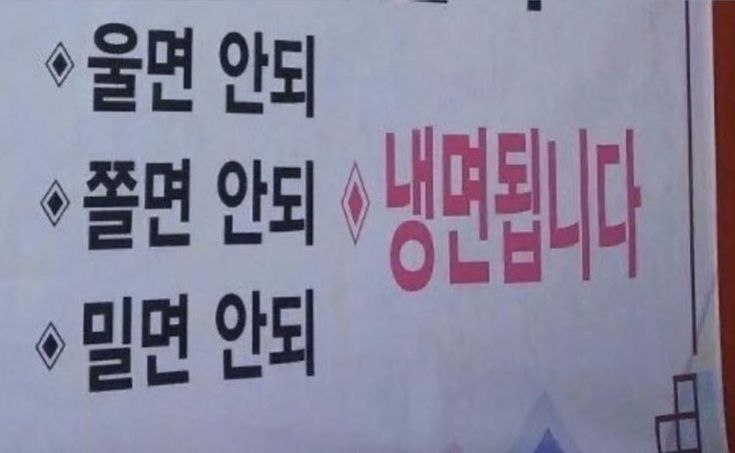
#> input picture meme.jpg, 735 x 453 px
$ python ocr_demo_cd.py
#> lines starting #> are read from the running program, lines starting #| are printed output that depends on the picture
import pytesseract
import cv2

# Tesseract 실행 파일 경로
tesseract_path = r"C:\Program Files\Tesseract-OCR\tesseract.exe"
pytesseract.pytesseract.tesseract_cmd = tesseract_path

# 이미지 경로
path_img1 = "./meme.jpg"
path_img2 = "./resume.png"
path_img3 = "./test.png"

# 테스트할 이미지들을 리스트로 관리 (OpenCV로 불러옴)
images = [
    ("Image 1", cv2.imread(path_img1)),
    ("Image 2", cv2.imread(path_img2)),
    ("Image 3", cv2.imread(path_img3)),
]
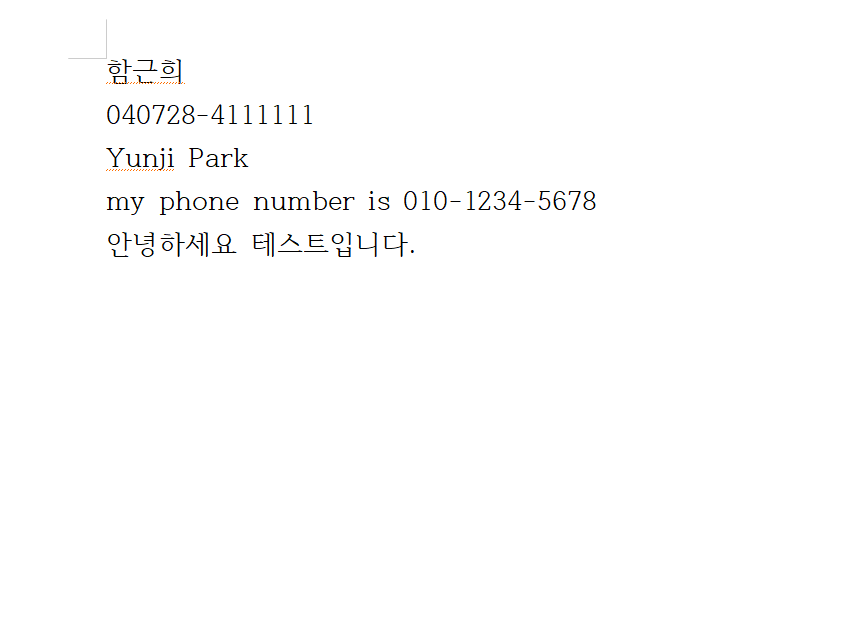
#> input picture resume.png, 844 x 642 px
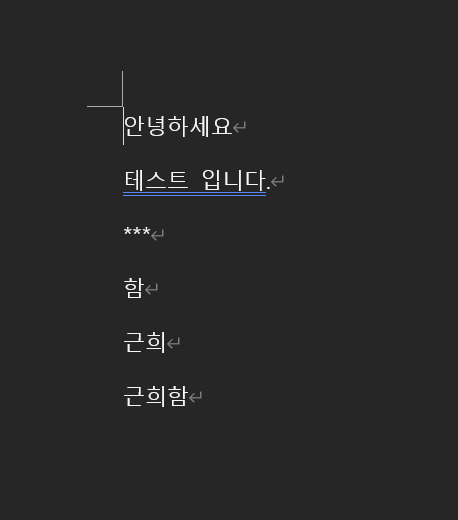
#> input picture test.png, 458 x 520 px

# OCR 옵션
psm_options = [6]
oem_options = [3]

# 전처리 함수
def preprocess_var(gray):
    variants = {}

    # 1. Gray (순수 그레이스케일)
    variants["Gray"] = gray

    # 2. Otsu 이진화
    _, otsu = cv2.threshold(gray, 0, 255, cv2.THRESH_BINARY + cv2.THRESH_OTSU) # 첫 번째 값은 무시, 두 번째 값만 otsu에 저장
    variants["Otsu"] = otsu

    # 3. Adaptive Threshold
    adaptive = cv2.adaptiveThreshold(
        gray, 255,
        cv2.ADAPTIVE_THRESH_GAUSSIAN_C,
        cv2.THRESH_BINARY,
        31, 15
    )
    variants["Adaptive"] = adaptive

    # 4. CLAHE + Adaptive
    clahe = cv2.createCLAHE(clipLimit=2.0, tileGridSize=(8,8))
    clahe_img = clahe.apply(gray)
    adaptive_clahe = cv2.adaptiveThreshold(
        clahe_img, 255,
        cv2.ADAPTIVE_THRESH_GAUSSIAN_C,
        cv2.THRESH_BINARY,
        31, 15
    )
    variants["CLAHE+Adaptive"] = adaptive_clahe

    # 5. Gray + CLAHE + Morphology Closing + Adaptive Threshold
    clahe_img2 = clahe.apply(gray)
    kernel = cv2.getStructuringElement(cv2.MORPH_RECT, (2, 2))
    morph = cv2.morphologyEx(clahe_img2, cv2.MORPH_CLOSE, kernel)
    adaptive_morph = cv2.adaptiveThreshold(
        morph, 255,
        cv2.ADAPTIVE_THRESH_GAUSSIAN_C,
        cv2.THRESH_BINARY,
        31, 15
    )
    variants["CLAHE+Morph+Adaptive"] = adaptive_morph

    return variants

# 실행
for name, img in images:
    print("=" * 70)
    print(f" {name} 결과")

    #resize
    h, w = img.shape[:2]
    print(f" {name} 원본 크기: {w}, {h}")
    if w > h :
        new_w = 1000
        new_h = int((h / w) * 1000)
    else:
        new_h = 1000
        new_w = int((w / h) * 1000)

    img_resized = cv2.resize(img, (new_w, new_h))

    gray = cv2.cvtColor(img_resized, cv2.COLOR_BGR2GRAY)
    variants = preprocess_var(gray)

    for variant_name, proc_img in variants.items():
        print("-" * 60)
        print(f"[전처리: {variant_name}]")

        # OCR 실행
        for psm in psm_options:
            for oem in oem_options:
                config = f'--oem {oem} --psm {psm} -c user_defined_dpi=300'
#> (the run stopped early here; a loop or call above may not have finished)
